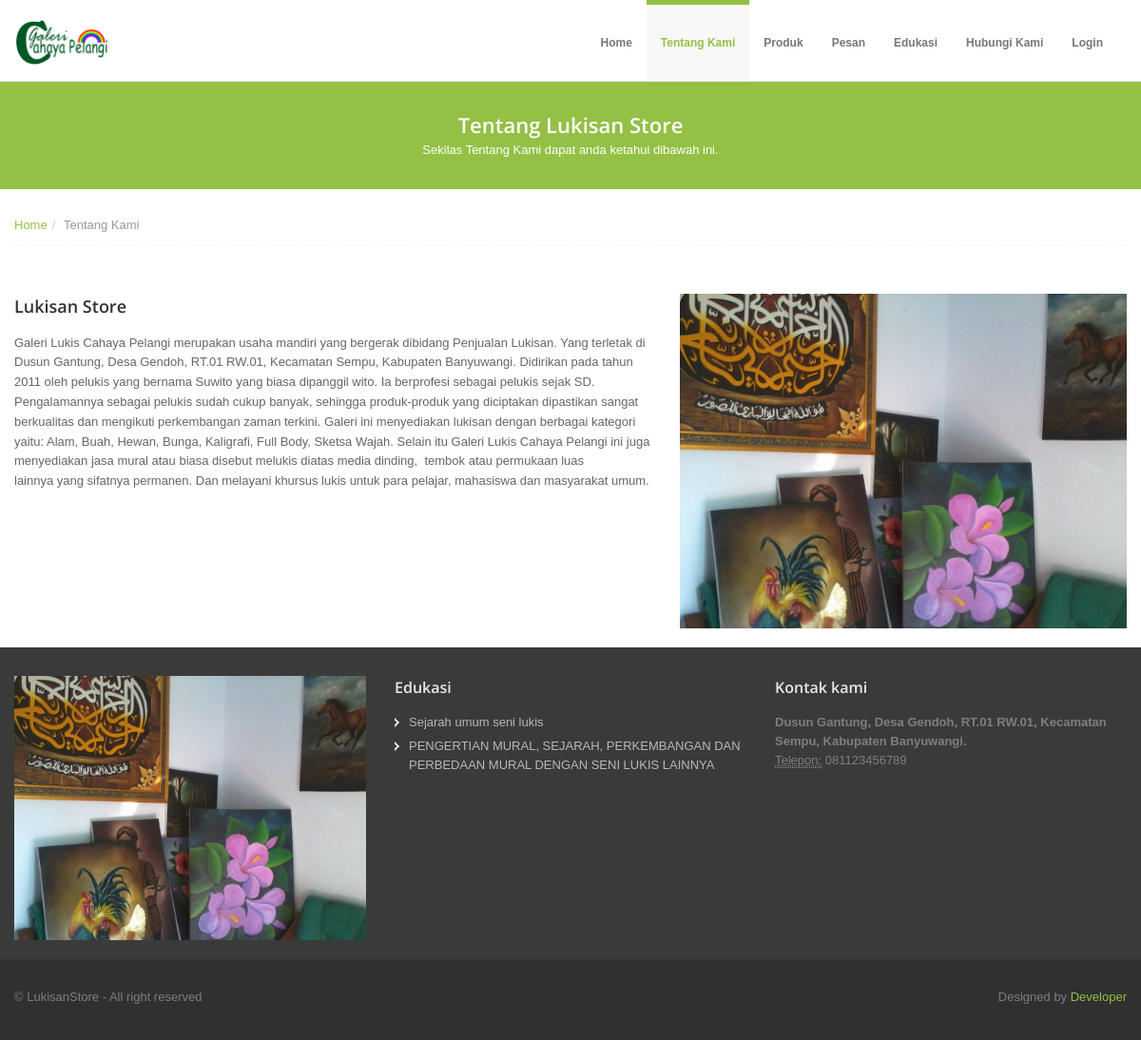
The app's page /index.php/tentang with its own data.
### tables this page shows
CREATE TABLE `profil` (
  `id` int(11) NOT NULL,
  `nama` varchar(50) NOT NULL,
  `deskripsi` text,
  `teks` text,
  `alamat` text NOT NULL,
  `telepon` varchar(20) NOT NULL,
  `email` varchar(50) NOT NULL,
  `facebook` varchar(50) NOT NULL,
  `website` varchar(50) NOT NULL,
  `gambar` varchar(100) NOT NULL
);

CREATE TABLE `artikel` (
  `id` int(11) NOT NULL,
  `nama` varchar(100) DEFAULT NULL,
  `link` varchar(110) DEFAULT NULL,
  `teks` text,
  `tanggal` date DEFAULT NULL,
  `gambar` varchar(110) DEFAULT NULL,
  `penulis` varchar(45) DEFAULT NULL,
  `kategori` varchar(20) DEFAULT NULL
);

### application/controllers/Tentang.php (called while the page is built, shortened)
<?php
class Tentang extends CI_Controller{
    function __construct()
    {
        $this->load->model('Profil_model');
        $this->load->model('Artikel_model');
    }
    function index()
    {
        $data['artikel'] = $this->Artikel_model->semua_data();
        $data['profil'] = $this->Profil_model->detail_data(1);
        $data['_view'] = 'front/tentang';
        $this->load->view('_layouts/front/index',$data);
    }
}

### index.php (called while the page is built, shortened)
<?php
require_once BASEPATH.'core/CodeIgniter.php';

### application/models/Profil_model.php (called while the page is built, shortened)
<?php
class Profil_model extends CI_Model
{
    function __construct()
    {
        $this->table = "profil";
    }
    function detail_data($id)
    {
        $query =  $this->db->get_where($this->table, array('id' => $id));
        return $query->row();
    }
}
?>

### application/models/Artikel_model.php (called while the page is built, shortened)
<?php
class Artikel_model extends CI_Model
{
    function __construct()
    {
        $this->table = "artikel";
    }
    function semua_data()
    {
        $query =  $this->db->get($this->table);
        return $query->result();
    }
}
?>

### application/views/front/tentang.php (the view, shortened to what this page needs)
<section id="subintro">
  <div class="jumbotron subhead" id="overview">
    <div class="container">
      <div class="row">
        <div class="span12">
          <div class="centered">
            <h3>Tentang <?php echo $profil->nama; ?></h3>
            <p>
              Sekilas Tentang Kami dapat anda ketahui dibawah ini.
            </p>
          </div>
        </div>
      </div>
    </div>
  </div>
</section>
<section id="breadcrumb">
  <div class="container">
    <div class="row">
      <div class="span12">
        <ul class="breadcrumb notop">
          <li><a href="<?php echo site_url(); ?>">Home</a><span class="divider">/</span></li>
          <li class="active">Tentang Kami</li>
        </ul>
      </div>
    </div>
  </div>
</section>
<section id="maincontent">
  <div class="container">
    <div class="row">
      <?php if($profil->gambar != ""){ ?>
        <div class="span7">
          <h4><?php echo $profil->nama; ?></h4>
          <?php echo $profil->teks; ?>
        </div>
        <div class="span5">
          <img src="upload/profil/<?php echo $profil->gambar ?>" class="img-responsive">
        </div>
      <?php } ?>
    </div>
  </div>
</section>

### application/views/_layouts/front/footer.php
<footer class="footer">
  <div class="container">
    <div class="row">
      <div class="span4">
        <img src="<?php echo base_url('upload/profil/'.$profil->gambar); ?>">
      </div>
      <div class="span4">
        <div class="widget">
          <h5>Edukasi</h5>
          <ul class="regular">
            <?php foreach ($artikel as $artikel): ?>
              <li><a href="<?php echo site_url('artikel/detail/'.$artikel->link) ?>"><?php echo $artikel->nama; ?></a></li>
            <?php endforeach ?>
          </ul>
        </div>
      </div>
      <div class="span4">
        <div class="widget">
          <h5>Kontak kami</h5>
          <address>
            <strong><?php echo $profil->alamat; ?></strong><br>
            <abbr title="Telepon">Telepon:</abbr> <?php echo $profil->telepon; ?>
          </address>
        </div>
      </div>
    </div>
  </div>
  <div class="verybottom">
    <div class="container">
      <div class="row">
        <div class="span6">
          <p>
            &copy; LukisanStore - All right reserved
          </p>
        </div>
        <div class="span6">
          <div class="credits">
            Designed by <a href="#">Developer</a>
          </div>
        </div>
      </div>
    </div>
  </div>
</footer>

### assets/front/css/docs.css (style rules this page uses)
section { padding-top: 30px; }
.jumbotron { position: relative; }

### assets/front/css/style.css (style rules this page uses)
.row { margin-bottom: 20px; }
#maincontent { z-index: 1000; margin-top: 0px; }
section#subintro { width: 100%; color: #fff; height: auto; margin: 0 auto; padding: 0; margin-top: 80px; }
.subhead { text-align: left; margin: 0 0 20px 0; padding: 35px 0 10px 0 }
.subhead h3 { color: #fff; margin: 0; padding: 0; }
.subhead p { padding: 0; margin: 0; }
#breadcrumb .breadcrumb { margin: -30px 0 0 0; border-bottom: 1px dotted #eeeeee; padding-bottom: 10px; }
.breadcrumb>li { display: inline-block; *display: inline; line-height: 1.6em; *zoom: 1; }
.breadcrumb>li>.divider { padding: 0 5px; color: #ccc; }
footer { padding-top: 30px; color: #7e7e7e; }
footer.footer { background: #3a3a3a; }
footer h1, footer h2, footer h3, footer h4, footer h5, footer h6 { color: #e8e8e8; }
footer .verybottom { padding-top: 30px; background: #303030; }
footer ul.regular li a, footer .nav-list li.nav-header { text-shadow: none; color: #b8b8b8; }
footer ul.regular, footer ul.nav { margin-left: 0; list-style: none; }
footer ul.regular li { background-attachment: scroll; background: url(../img/list/white-arrow.png) no-repeat 0 5px; padding-left: 15px; margin-top: 5px; margin-left: 0; }
.credits { text-align: right; }
.centered { text-align: center; }

### assets/front/color/default.css (style rules this page uses)
a { color: #94c045; }
section#subintro { background: #94c045; }

### assets/front/css/overwrite.css (style rules this page uses)
img { max-width: 100%; width: auto\9; height: auto; vertical-align: middle; border: 0; -ms-interpolation-mode: bicubic; }
body { margin: 0; font-family: Tahoma, Arial, sans-serif; font-size: 13px; line-height: 1.6em; color: #666; background-color: #ffffff; }
p { margin: 0 0 15px; }
a { color: #0088cc; text-decoration: none; }
h1, h2, h3, h4, h5, h6 { color:#333; font-family: 'Open Sans', sans-serif; font-weight:600; line-height:1.5em; margin-top:0; margin-bottom:15px; }
h3 { font-size: 22px; }
h4 { font-size: 18px; }
h5 { font-size: 16px; }
.breadcrumb { padding: 8px 0; background-color: #fff; -webkit-border-radius: 0; -moz-border-radius: 0; border-radius: 0; }
.breadcrumb > li { text-shadow: none; }
.breadcrumb li span { color:#aaa; padding:0 5px; }

### records on screen
profil: nama "Lukisan Store", teks "Galeri Lukis Cahaya Pelangi merupakan usaha mandiri yang bergerak dibidang Penjualan Lukisan. Yang terletak di Dusun Gantung, Desa Gendoh, RT.01 RW.01, Kecamatan Sempu, Kabupaten Banyuwangi. Didirikan pada tahun 2011 oleh pelukis yang bernama Suwito yang biasa dipanggil wito. Ia berprofesi sebagai pelukis sejak SD. Pengalamannya sebagai pelukis sudah cukup banyak, sehingga produk-produk yang diciptakan dipastikan sangat berkualitas dan mengikuti perkembangan zaman terkini. Galeri ini menyediakan lukisan dengan berbagai kategori yaitu: Alam, Buah, Hewan, Bunga, Kaligrafi, Full Body, Sketsa Wajah. Selain itu Galeri Lukis Cahaya Pelangi ini juga menyediakan jasa mural atau biasa disebut…", gambar (picture), alamat "Dusun Gantung, Desa Gendoh, RT.01 RW.01, Kecamatan Sempu, Kabupaten Banyuwangi.", telepon "081123456789"
artikel: nama "Sejarah umum seni lukis"
artikel: nama "PENGERTIAN MURAL, SEJARAH, PERKEMBANGAN DAN PERBEDAAN MURAL DENGAN SENI LUKIS LAINNYA"
